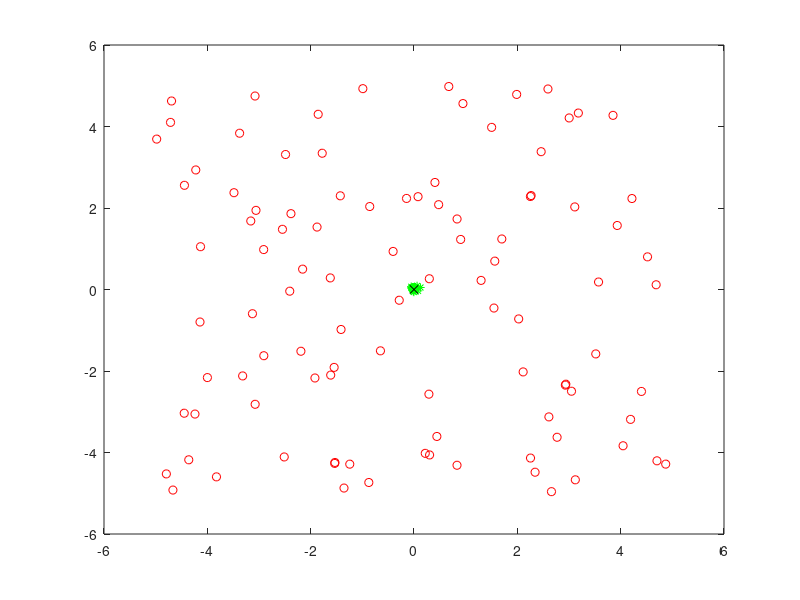
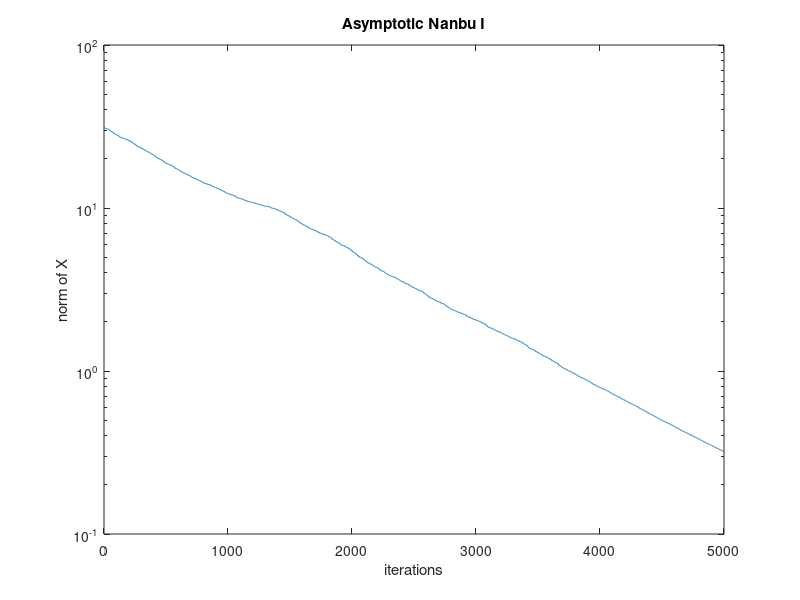

Here is the MATLAB script that generated these plots, in order:
clc
clear all
close all

%% Rastrigin function minimization in dimension d

d = 2;
B = 0;
C = 0;
f = @(x) sum((x-B).^2 -10*cos(2*pi*(x-B)) +10)/d +C;

%% Parameters

N      = 100;       % Number of agents
dt     = 1/sqrt(N);      % Time step
T      = 500;        % Final time
niter  = round(T/dt);
alpha  = 50;  
sigma  = 0.1;
lambda = 1/dt;      % gamma = epsilon = dt

% Initial position in [-5,5]
X0 = rand(N,d)*10 -5; 

% weight function
waf = @(x) exp(-alpha*f(x));

% %% Method
% X     = X0; 
% wafx  = zeros(N,1);
% for h=1:N
%    wafx(h,1)= waf(X(h,:));
% end
% wafx = wafx/sum(wafx);
% normX = zeros(1,niter);
% Xnew=X+1;
% niter=1;
% 
% tic
% %for k=1:niter
% while norm(Xnew-X,2)>1e-2 && (niter<10000)
%     X=Xnew;
%     XA = X(1:N/2,:);
%     XB = X(N/2+1:N,:);
%     XAnew = XA + dt*(XB-XA).*wafx(N/2+1:N) + sigma*sqrt(dt)*sqrt(sum(((XB-XA).*wafx(N/2+1:N)).^2,2)).*randn(N/2,d);
%     XBnew = XB + dt*(XA-XB).*wafx(1:N/2) + sigma*sqrt(dt)*sqrt(sum(((XA-XB).*wafx(1:N/2)).^2,2)).*randn(N/2,d);
%     Xnew = [XAnew; XBnew];
%     Xnew = Xnew(randperm(N),:);
%     for h=1:N
%        wafx(h,1)= waf(Xnew(h,:));
%     end
%     wafx = wafx/sum(wafx);
%     normX(niter)=norm(X,1);
%     niter=niter+1;
% end
% toc

%% Method Esatto
X     = X0; 
wafx  = zeros(N,1);
for h=1:N
   wafx(h,1)= waf(X(h,:));
end
wafx = wafx/sum(wafx);
normX = zeros(1,niter);

tic
for k=1:niter
    XA = X(1:N/2,:);
    XB = X(N/2+1:N,:);
    XAnew = XA + dt*(XB-XA).*wafx(N/2+1:N) + sigma*sqrt(dt)*sqrt(sum(((XB-XA).*wafx(N/2+1:N)).^2,2)).*randn(N/2,d);
    XBnew = XB + dt*(XA-XB).*wafx(1:N/2) + sigma*sqrt(dt)*sqrt(sum(((XA-XB).*wafx(1:N/2)).^2,2)).*randn(N/2,d);
    X = [XAnew; XBnew];
    X = X(randperm(N),:);
    for h=1:N
       wafx(h,1)= waf(X(h,:));
    end
    wafx = wafx/sum(wafx);
    normX(k)=norm(X,2);
end
toc

%% Grafico se d=2

figure
plot(X0(:,1),X0(:,2),'ro')
hold on
plot(X(:,1),X(:,2),'*g')
plot(0,0,'xk')

figure
semilogy ([1:niter],normX)
xlabel('iterations')
ylabel('norm of X')
title('Asymptotic Nanbu I')


